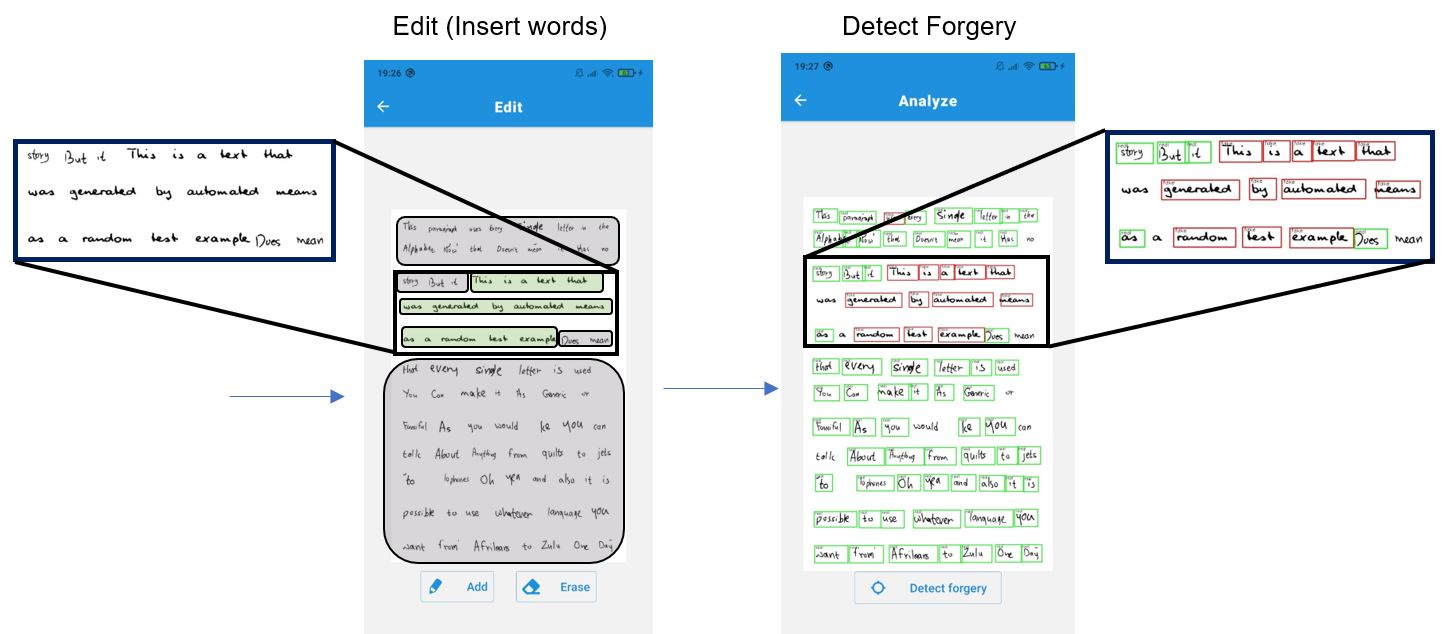
#> input picture penalyzer1.jpg, 1448 x 634 px
$ python -i handwriting_functions.py   (imports and definitions only)
#> lines starting #> are read from the running program, lines starting #| are printed output that depends on the picture
import numpy as np
from matplotlib import pyplot as plt
import cv2
import random
from scipy import fftpack, signal


# [16 lines of commented-out code are left out]


def train_preprocess(img, width=216, height=64):
    # img = cv2.resize(a, (width,height))
    img = uint8(img)
    img = cv2.GaussianBlur(img, (5,5), 0)
    _, img = cv2.threshold(img, 0, 255, cv2.THRESH_BINARY_INV+cv2.THRESH_OTSU)
    img = minimize(img, white=False)
    img = random_pad(img, white=False)
    # img = shift(img)
    return img


# [49 lines left out: functions test_preprocess, shift, random_pad, not called in this run]

def uint8(img):
    if type(img[0][0]) != np.uint8:
        img = 255 * img
        img = img.astype(np.uint8)
    return img

# [49 lines left out: functions minimize, fix_brightness, not called in this run]

>>> import cv2
>>> picture = cv2.imread('../penalyzer1.jpg')
#> picture is the input picture: shape (634, 1448, 3); mean B, G, R 237.4, 234.6, 228.9
>>> result = train_preprocess(picture)
#> in uint8, `img = 255 * img`:
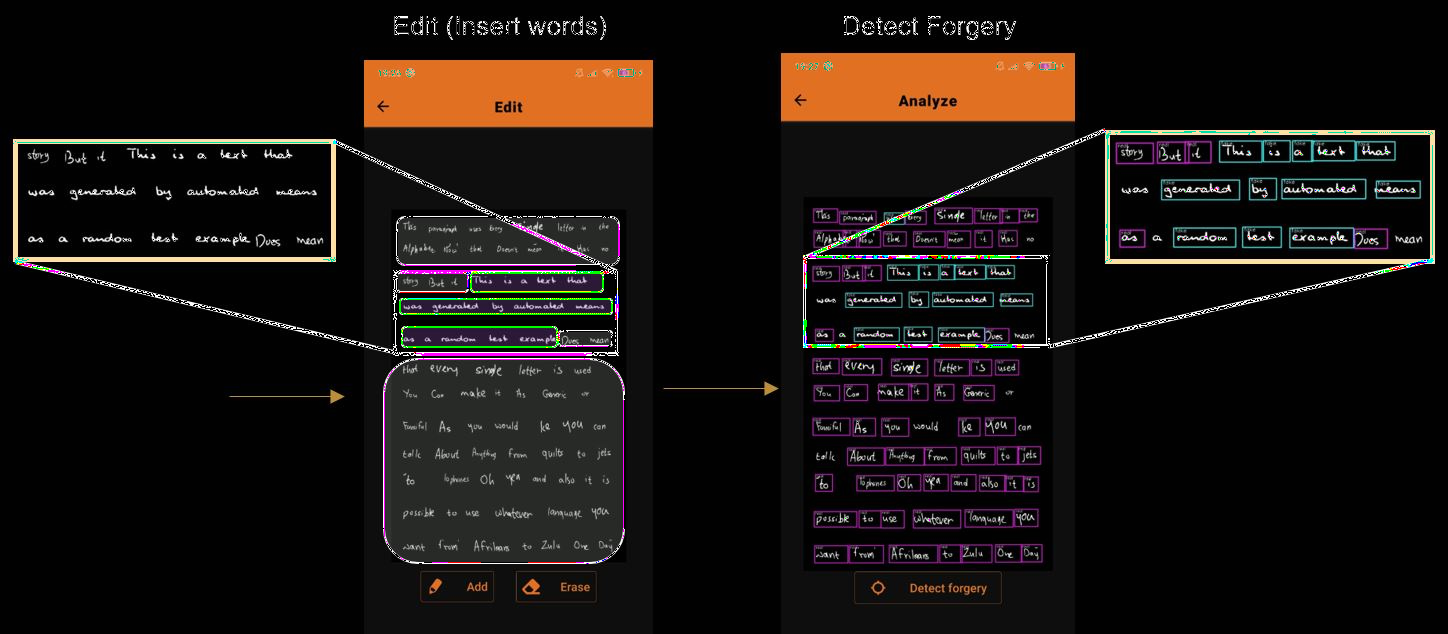
#> img: shape (634, 1448, 3); mean of channels 0, 1, 2 16.5, 19.4, 24.9; drawn as B, G, R
#> in train_preprocess, `img = cv2.GaussianBlur(img, (5,5), 0)`:
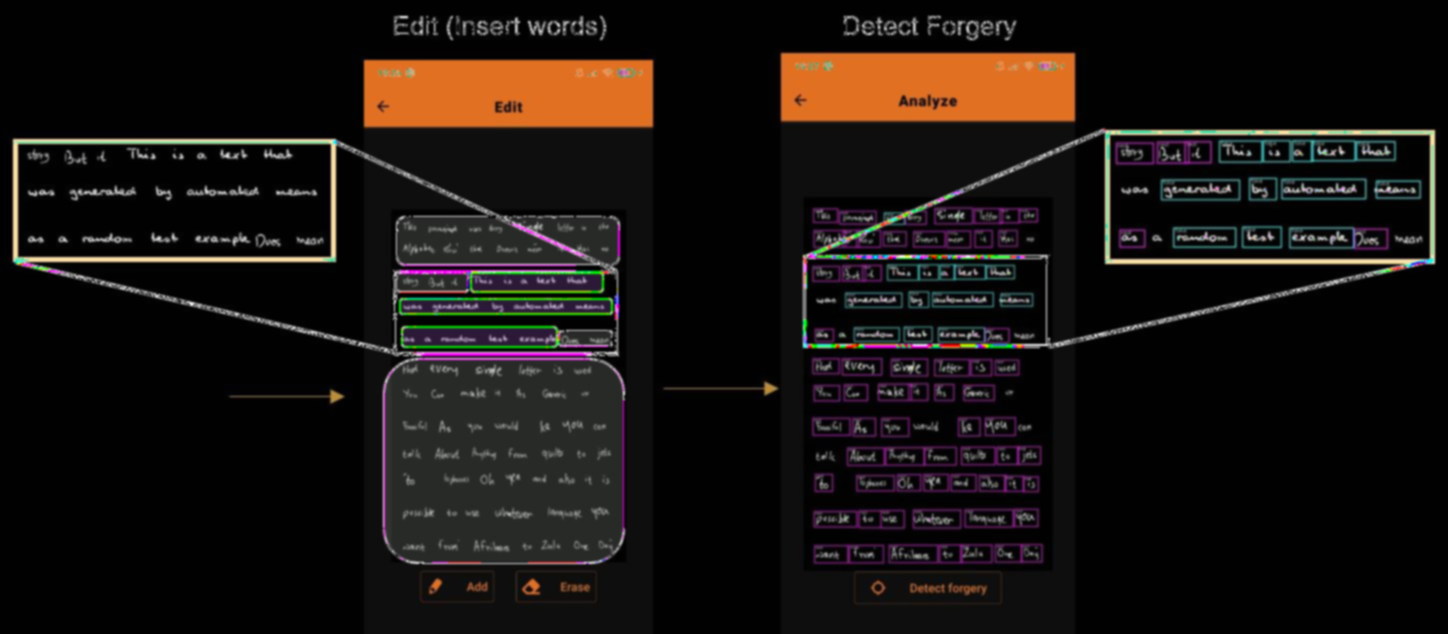
#> img: shape (634, 1448, 3); mean of channels 0, 1, 2 16.5, 19.4, 24.9; drawn as B, G, R
#> (the run stopped early here; a loop or call above may not have finished)
